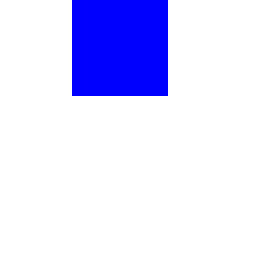
#> input picture Program/img/img001.jpg, 64 x 64 px, found by its file name (shown 4 times larger)
$ jupyter execute --allow-errors Skripsi.ipynb   (shell and % lines are left out)   (Python 2 division)
#> lines starting #> are read from the running program, lines starting #| are printed output that depends on the picture; after the words box and inside, x2 and y2 are one past the last pixel; in counts of white or black regions, pixels touching at a corner belong together; long printed decimals are rounded
### Program/Flask/newproj/skripsi1/ged4py/algorithm/abstract_graph_edit_dist.py
# -*- coding: UTF-8 -*-
from __future__ import print_function

from scipy.optimize import linear_sum_assignment
import sys
import numpy as np
import networkx as nx


class AbstractGraphEditDistance(object):
    def __init__(self, g1, g2):
        self.g1 = g1
        self.g2 = g2


    def normalized_distance(self):
        """
        Returns the graph edit distance between graph g1 & g2
        The distance is normalized on the size of the two graphs.
        This is done to avoid favorisation towards smaller graphs
        """

        # avg_graphlen = (len(self.g1) + len(self.g2)) / 2
        return self.distance()  # / avg_graphlen


    def distance(self):
        return sum(self.edit_costs())

    def edit_costs(self):
        cost_matrix = self.create_cost_matrix()
        row_ind,col_ind = linear_sum_assignment(cost_matrix)
        return [cost_matrix[row_ind[i]][col_ind[i]] for i in range(len(row_ind))]

    def create_cost_matrix(self):
        """
        Creates a |N+M| X |N+M| cost matrix between all nodes in
        graphs g1 and g2
        Each cost represents the cost of substituting,
        deleting or inserting a node
        The cost matrix consists of four regions:

        substitute 	| insert costs
        -------------------------------
        delete 		| delete -> delete

        The delete -> delete region is filled with zeros
        """
        n = len(self.g1)
        m = len(self.g2)
        cost_matrix = np.zeros((n+m,n+m))
        #cost_matrix = [[0 for i in range(n + m)] for j in range(n + m)]
        nodes1 = self.g1.nodes()
        nodes2 = self.g2.nodes()

        for i in range(n):
            for j in range(m):
                cost_matrix[i,j] = self.substitute_cost(nodes1[i], nodes2[j])

        for i in range(m):
            for j in range(m):
                cost_matrix[i+n,j] = self.insert_cost(i, j, nodes2)

        for i in range(n):
            for j in range(n):
                cost_matrix[j,i+m] = self.delete_cost(i, j, nodes1)

        self.cost_matrix = cost_matrix
        return cost_matrix

    def insert_cost(self, i, j):
        raise NotImplementedError

    def delete_cost(self, i, j):
        raise NotImplementedError

    def substitute_cost(self, nodes1, nodes2):
        raise NotImplementedError

    # [9 lines left out: function print_matrix, not called in this run]

### Program/Flask/newproj/skripsi1/ged4py/algorithm/graph_edit_dist.py
# -*- coding: UTF-8 -*-
from __future__ import print_function
from ged4py.algorithm.abstract_graph_edit_dist import AbstractGraphEditDistance
from ged4py.algorithm.edge_edit_dist import EdgeEditDistance
from ged4py.graph.edge_graph import EdgeGraph
import sys


def compare(g1, g2, print_details=False):
    ged = GraphEditDistance(g1, g2)

    if print_details:
        ged.print_matrix()

    return ged.normalized_distance()


class GraphEditDistance(AbstractGraphEditDistance):

    def __init__(self, g1, g2):
        AbstractGraphEditDistance.__init__(self, g1, g2)

    def substitute_cost(self, node1, node2):
        return self.relabel_cost(node1, node2) + self.edge_diff(node1, node2)

    # [16 lines left out: functions relabel_cost, delete_cost, insert_cost, not called in this run]

    def pos_insdel_weight(self, node):
        return 1

    # [8 lines left out: function edge_diff, not called in this run]

### Program/Skripsi.ipynb
# Pengenalan citra digital berbasis graph menggunakan metode graph matching

## 1. Segmentasi Felzenzswalb
## 2. Ekstraksi Fitur Region Adjacency Graph Mean Colors
## 3.  Graph matching
### - Exact Matching : VF2 Algorithm
### - Inexact Matching : Graph Edit Distance

## Memasukan gambar
program di bawah akan melakukan input gambar menggunakan modul skimage dan melakukan imshow menggunakan modul matplotlib

[cell 1]
from skimage import io
import matplotlib.pyplot as plt
import numpy as np


#> (the rest of this cell did not finish here and is left out)

## Segmentasi citra menjadi region-region

Segmentasi ini dilakukan menggunakan metode Felzenszwalb. diambil dari library skimage

[cell 2]
from skimage import segmentation, color

# operasi segmentasi felzenszwalb
#> (the rest of this cell did not finish here and is left out)

## Pembuatan Region Adjacency Graph

Langkah ini membangun RAG dari label image yang telah tersegmentasi

[cell 3]
from skimage.future import graph

# menghitung rag dari melalui variabel citra original dan labels
#> (the rest of this cell did not finish here and is left out)

## Percobaan input 2 citra

[cell 4]
img1 = io.imread('img\img001.jpg')
#> img1 is the input picture: shape (64, 64, 3); mean R, G, B 219.2, 219.1, 254.8
img2 = io.imread('img\img011.jpg')
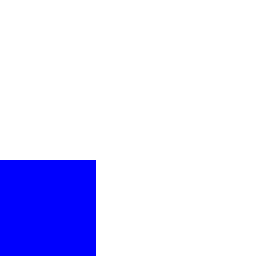
#> input picture Program/Flask/newproj/skripsi1/images/img011.jpg, 64 x 64 px, found by its file name (shown 4 times larger)
#> img2 is the input picture: shape (64, 64, 3); mean R, G, B 219.1, 219.1, 254.9

label1 = segmentation.felzenszwalb(img1, scale=3.0, min_size=350)
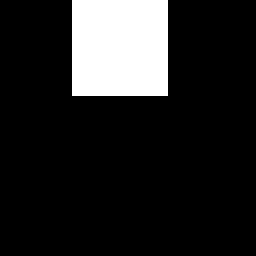
#> label1: shape (64, 64) int64 (shown 4 times larger); values 0 (black) and 1 (white), 14.1% white; 1 white region, box (x1, y1, x2, y2) and area: (18, 0, 42, 24) 576
label2 = segmentation.felzenszwalb(img2, scale=3.0, min_size=350)
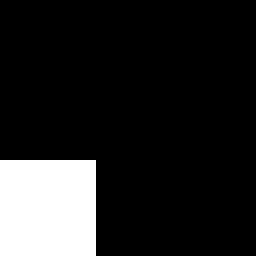
#> label2: shape (64, 64) int64 (shown 4 times larger); values 0 (black) and 1 (white), 14.1% white; 1 white region, box (x1, y1, x2, y2) and area: (0, 40, 24, 64) 576

g1 =  graph.rag_mean_color(img1, label1, mode='distance')
g2 =  graph.rag_mean_color(img2, label2, mode='distance')

gshow1 = graph.show_rag(label1,g1,img1,edge_cmap='viridis',img_cmap='magma',edge_width=3)
gshow2 = graph.show_rag(label2,g2,img2,edge_cmap='viridis',img_cmap='magma',edge_width=3)

plt.show()
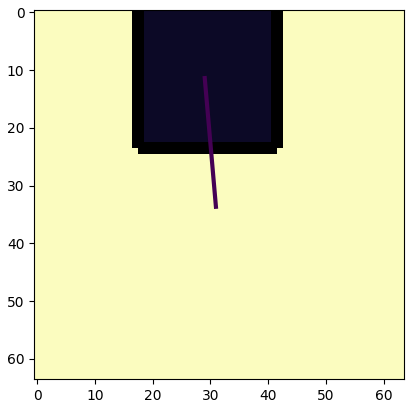
#> figure drawn by matplotlib, 1 panel
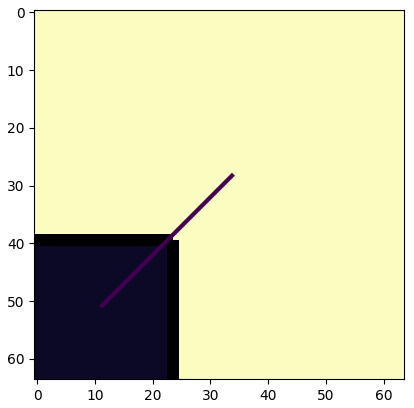
#> figure drawn by matplotlib, 1 panel
print("Segmen dari gambar 1 adalah : {}".format(len(np.unique(label1))))
#| Segmen dari gambar 1 adalah : 2
print("Segmen dari gambar 2 adalah : {}".format(len(np.unique(label2))))
#| Segmen dari gambar 2 adalah : 2

print(g1.nodes())
#| [0, 1]
print(g1.edges())
#| [(0, 1)]

### Menyimpan nilai-nilai graph dalam variabel

[cell 5]
# fungsi untuk memasukkan nilai graph ke dalam satu variabel

def graphVar(g1):

    _node = g1.nodes()

    mean_color = []
    for node in g1.nodes('mean color'):
        mean_color += [node[1]]

    edge = []
    n = 0
    for a, b in g1.edges():
        w = int(g1[a][b]['weight'])
        edge += [{
            'edge': n,
            'first_node':a,
            'last_node':b,
            'weight':w
        }]
        n += 1


    graph1={'nodes':_node,'mean_color':mean_color, 'edge':edge}

    return graph1

#### --------main----------
Memasukkan nilai dictionary masing-masing graph ke dalam sebuah variabel,
melalui pemanggilan fungsi graphVar()

[cell 6]
import pprint

# masukan nilai g1 dan g2 ke dalam variable baru
graph1 = graphVar(g1)
#> graph1 = 3 items
graph2 = graphVar(g2)
#> graph2 = 3 items

# print dictionary dengan prety print

pp = pprint.PrettyPrinter(indent=4)

print('Graph 1 :\n')
pp.pprint(graph1)
#| {   'edge': [{'edge': 0, 'first_node': 0, 'last_node': 1, 'weight': 360}],
#|     'mean_color': [   array([255.        , 255.        , 254.986]),
#|                       array([8.33333333e-02, 0.00000000e+00, 2.54000000e+02])],
#|     'nodes': NodeView((0, 1))}
print('\nGraph 2 :\n')
pp.pprint(graph2)
#| {   'edge': [{'edge': 0, 'first_node': 0, 'last_node': 1, 'weight': 360}],
#|     'mean_color': [array([255., 255., 255.]), array([  0.,   0., 254.])],
#|     'nodes': NodeView((0, 1))}

## Exact Graph Matching menggunakan Algoritma VF2
Algoritma ini akan melakukan pencocokan setiap node pada graph melalui sifat isomorphism. Algoritma ini bekerja tanpa memperhatikan nilai atribut pada masing-masing node dan edge

[cell 7]
from networkx.algorithms import isomorphism

gm = isomorphism.GraphMatcher(g1,g2)
print(gm.is_isomorphic())
#| True
print(gm.mapping)
#| {0: 0, 1: 1}

## Save dan Open graph dengan gpickle
Menyimpan sebuah graph dalam bentuk file

[cell 8]
import networkx as nx

#> (the rest of this cell did not finish here and is left out)

## Inexact Graph Matching menggunakan Graph Edit Distance

[cell 9]
def setWeight(g):
    for n in g.nodes():
        g.node[n]['weight'] = np.round(np.mean(g.node[n]['mean color']))


from ged4py.algorithm import graph_edit_dist

# [21 lines of commented-out code are left out]

g = nx.Graph()
g.add_edge('A','B')
g.add_node('C')
g.add_node('D')
g2=g.copy()
g.add_edge('A','C',weight=5)

#> (the rest of this cell did not finish here and is left out)
